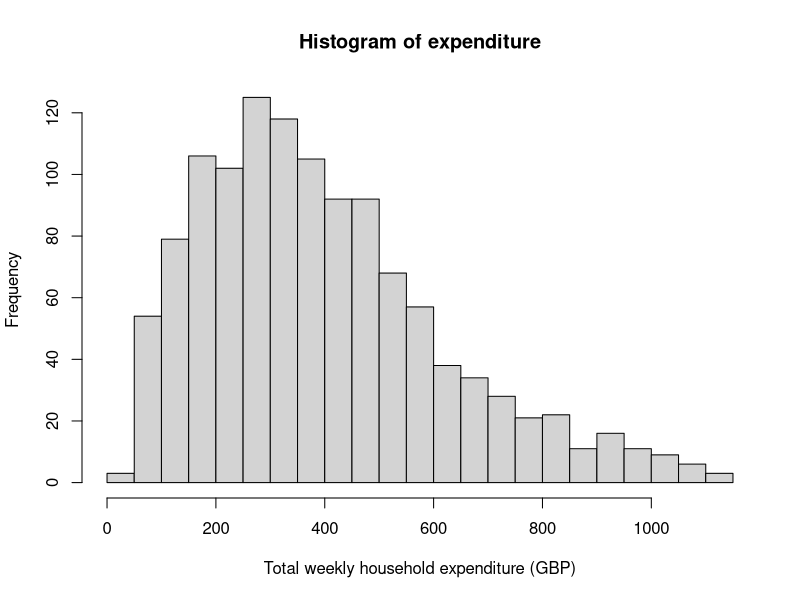
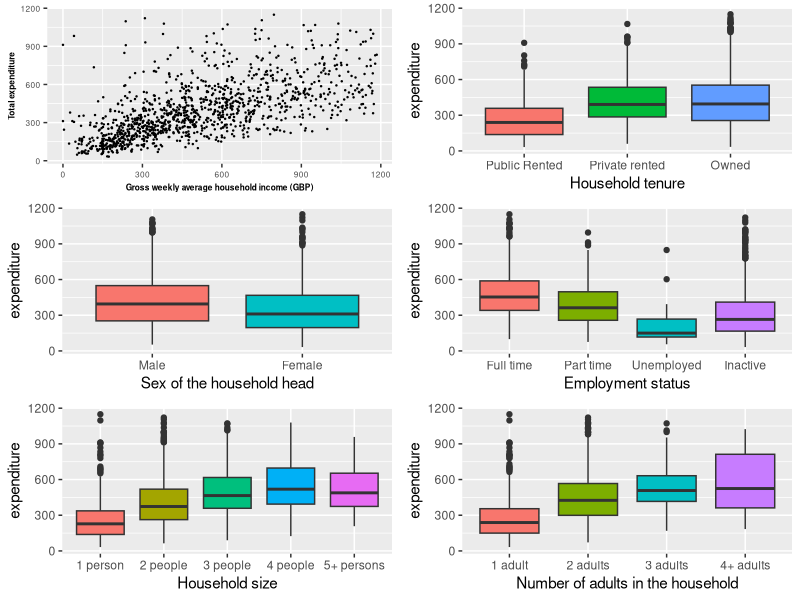
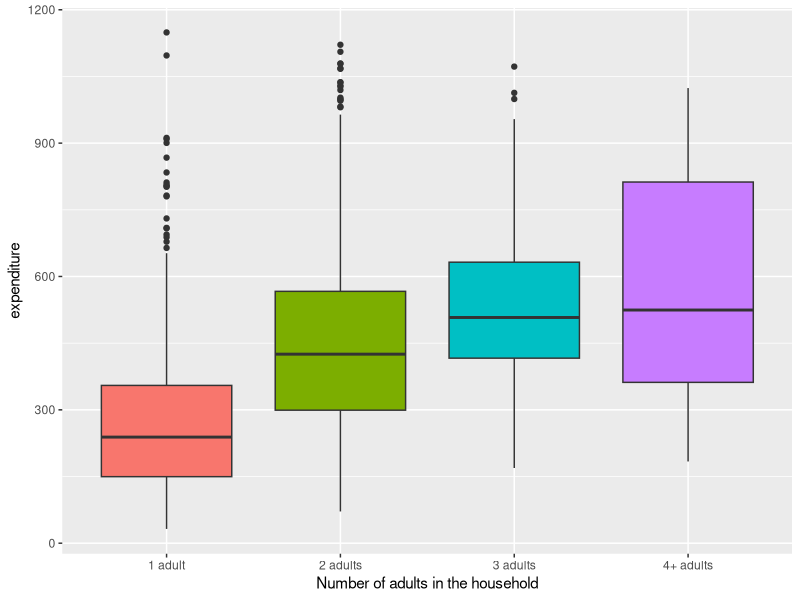
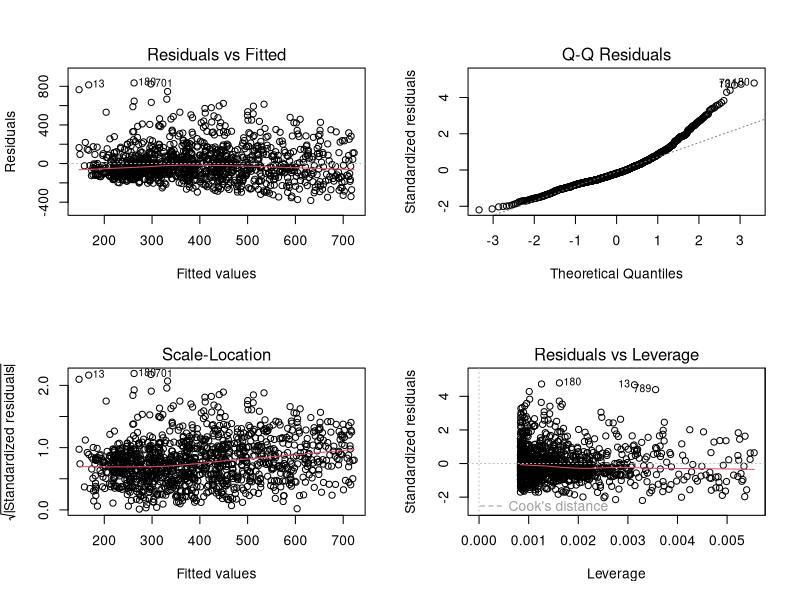
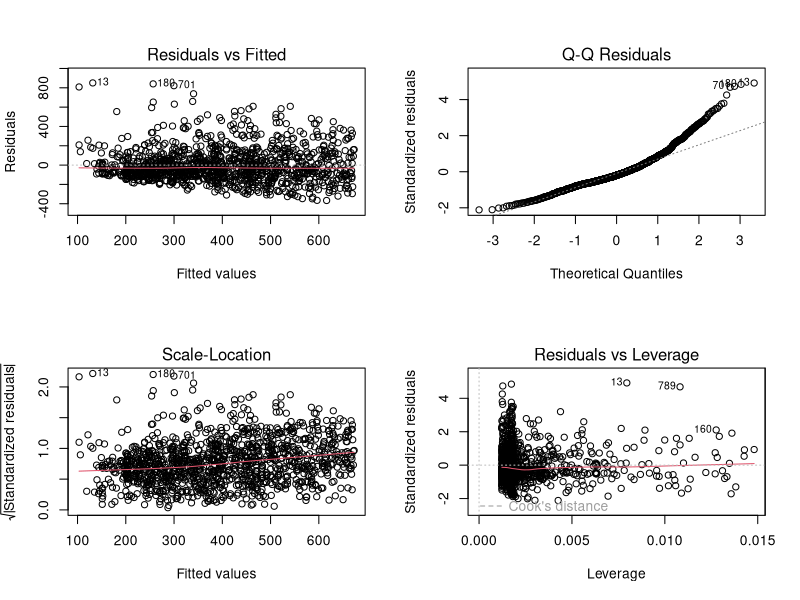
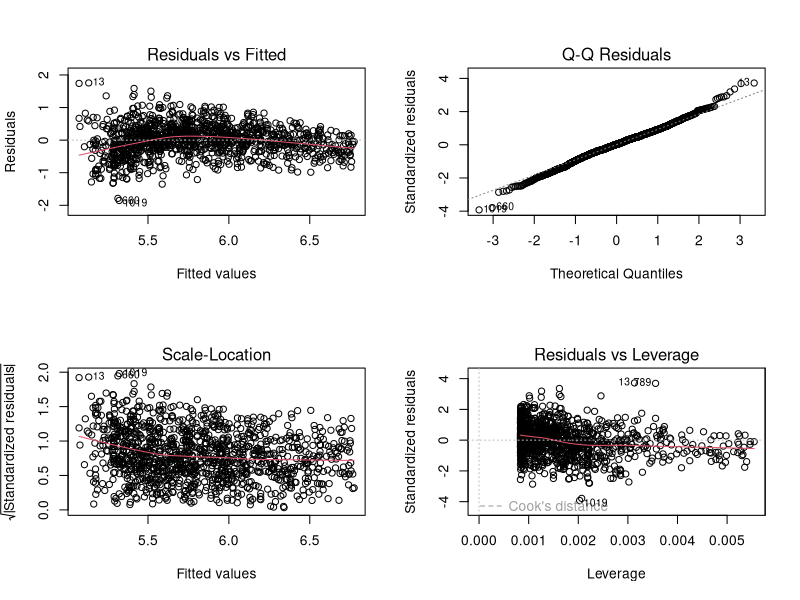
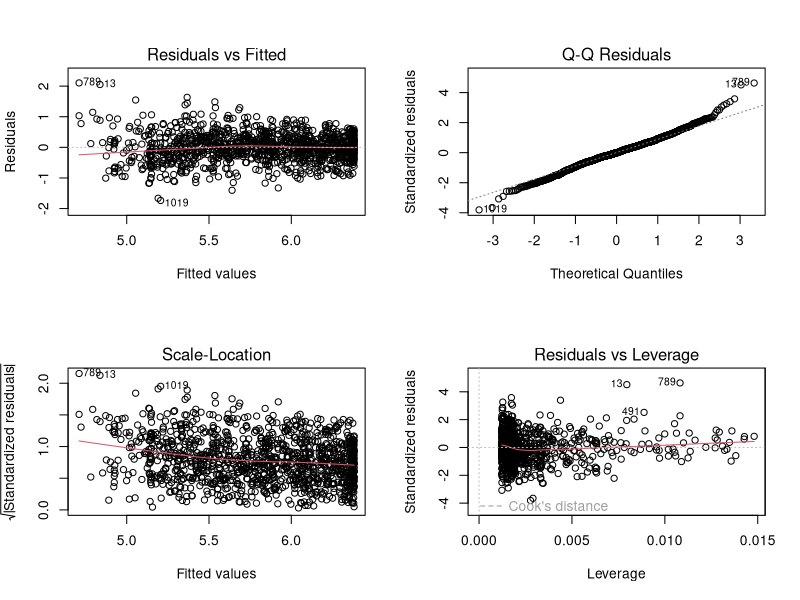
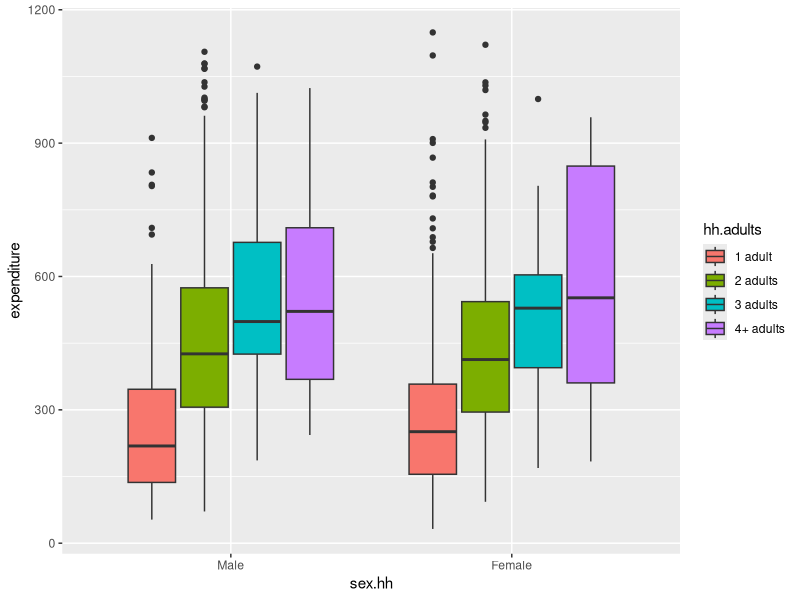

Generate these figures, in order, with R:
## ---- chunk 1
#Initial environment setup
setwd("~/Desktop/GLM/Coursework/GLM-CW")
expend.df <- read.table("expenditure.txt")
library(tidyverse)
library(kableExtra)
library(gridExtra)
library(broom)
library(MASS)
## ---- chunk 2
#Data cleaning

#coding variables as factors
expend.df$house.ten <- factor(expend.df$house.ten,levels=c(1:3),labels=c("Public Rented","Private rented","Owned"))
expend.df$sex.hh <- factor(expend.df$sex.hh,levels=c(1,2),labels=c("Male","Female"))
expend.df$lab.force <- factor(expend.df$lab.force,levels=c(1:4),labels=c("Full time", "Part time","Unemployed","Inactive"))
expend.df$hh.size <- factor(expend.df$hh.size,levels=c(1:5),labels = c("1 person","2 people","3 people","4 people","5+ persons"))
expend.df$hh.adults <- factor(expend.df$hh.adults,levels = c(1:4), labels = c("1 adult","2 adults","3 adults","4+ adults"))

## ---- chunk 3
#Histogram to examine the expenditure
hist(expend.df$expenditure,breaks = 20,
     xlab = "Total weekly household expenditure (GBP)",
     main = "Histogram of expenditure")

#Creating the 
#scatter plot to look at relationship between income and expenditure
p1<-ggplot(data=expend.df,aes(x=income,y=expenditure))+
  geom_point(size=0.2)+
  xlab("Gross weekly average household income (GBP)")+
  ylab("Total expenditure")+
  theme(axis.text=element_text(size=6),
        axis.title=element_text(size=6,face="bold"))

#boxplots
p2<-ggplot(data=expend.df,aes(y=expenditure,x=house.ten,fill=house.ten))+
  geom_boxplot()+
  xlab("Household tenure")+
  guides(fill=F)

#scale_fill_discrete(name="Household\ntenure")

p3<-ggplot(data=expend.df,aes(y=expenditure,x=sex.hh,fill=sex.hh))+
  geom_boxplot()+
  xlab("Sex of the household head")+
  guides(fill=F)
  
p4<-ggplot(data=expend.df,aes(y=expenditure,x=lab.force,fill=lab.force))+
  geom_boxplot()+
  xlab("Employment status")+
  guides(fill=F)

p5<-ggplot(data=expend.df,aes(y=expenditure,x=hh.size,fill=hh.size))+
  geom_boxplot()+
  xlab("Household size")+
  guides(fill=F)

p6<-ggplot(data=expend.df,aes(y=expenditure,x=hh.adults,fill=hh.adults))+
  geom_boxplot()+
  xlab("Number of adults in the household")+
  guides(fill=F)

grid.arrange(p1,p2,p3,p4,p5,p6,ncol=2,nrow=3)
## ---- chunk 4
p6
## ---- chunk 5
#Question 2
lm.income<-lm(expenditure~income,data = expend.df)
#summary(lm.income)
as.data.frame(tidy(lm.income)[,1:3])%>%
  kable(escape = F)%>%
  kable_styling(font_size = 15)
par(mfrow=c(2,2))
plot(lm.income)
# #as expected the normal QQ plot shows 'bad fit'

# #try gamma as good for postively skewed continous data
# gamma.income <-glm(expenditure~income,data=expend.df,family="Gamma")
# summary(gamma.income)
# plot(gamma.income)
# #bad fit (explain)
# 
# #out of all models log linear is the most appropriate
## ---- chunk 6
#Question 3
lm.income.sqd <- lm(expenditure~income+I(income^2),data = expend.df)
tidy(lm.income.sqd)[,1:3]%>%
  kable(escape = F)%>%
  kable_styling(font_size = 15)
par(mfrow=c(2,2))
plot(lm.income.sqd)

# lm.log.income.sqd <- lm(log(expenditure)~income+I(income^2),data = expend.df)
# summary(lm.log.income.sqd)
# plot(lm.log.income.sqd)
# 
# gamma.income.sqd <-glm(expenditure~income+I(income^2),data=expend.df,family="Gamma")
# summary(gamma.income.sqd)
# plot(gamma.income.sqd)
## ---- chunk 7
#Question 4
lm.log.income<-lm(log(expenditure)~income,data = expend.df)
tidy(lm.log.income)[,1:3]%>%
  kable(escape = F)%>%
  kable_styling(font_size = 15)
par(mfrow=c(2,2))
plot(lm.log.income)
# #QQ plot much better but not sure about the residual vs fitted if the variance decreases as fitted value increases
## ---- chunk 8
lm.log.income.sqd <- lm(log(expenditure)~income+I(income^2),data = expend.df)
tidy(lm.log.income.sqd)[,1:3]%>%
  kable(escape = F)%>%
  kable_styling(font_size = 15)
par(mfrow=c(2,2))
plot(lm.log.income.sqd)
## ---- chunk 9
#Comparing AIC
AIC(lm.income)
AIC(lm.income.sqd)
AIC(lm.log.income)
AIC(lm.log.income.sqd)
#Comparing R squared
glance(lm.income)$r.squared
glance(lm.income.sqd)$r.squared
glance(lm.log.income)$r.squared
glance(lm.log.income.sqd)$r.squared
#Comparing adjusted R squared
glance(lm.income)$adj.r.squared
glance(lm.income.sqd)$adj.r.squared
glance(lm.log.income)$adj.r.squared
glance(lm.log.income.sqd)$adj.r.squared
## ---- chunk 10
tidy(lm.log.income)
tidy(lm.log.income.sqd)
## ---- chunk 11
#Investigating possible interactions
ggplot(data=expend.df,aes(x=sex.hh,fill=hh.adults,y=expenditure))+geom_boxplot()
## ---- chunk 12
#Creating model with all possible 2 way interactions (not a good idea but just for interest :P)
lm.log.full<-lm(log(expenditure)~income+I(income^2)+income*sex.hh+income*hh.adults+income*house.ten+income*lab.force+income*hh.size+sex.hh*hh.adults+sex.hh*house.ten+sex.hh*lab.force+sex.hh*hh.size+hh.adults*house.ten+hh.adults*lab.force+hh.adults*hh.size+house.ten*lab.force+house.ten*hh.size+lab.force*hh.size,data=expend.df)
summary(lm.log.full)

step.method<- step(lm.log.full,trace=F)
summary(step.method)

## ---- chunk 13
#Using AIC as the model fitting criteria (step function)
#Note that we are allowed to use interactions!
lm.log.full<-lm(log(expenditure)~income+I(income^2)+income*sex.hh+income*hh.adults+income*house.ten+lab.force+hh.size,data=expend.df)
summary(lm.log.full)
step.method<- step(lm.log.full,trace=F)
summary(step.method)
AIC(step.method)
plot(step.method)
## ---- chunk 14
#interaction between sex and income
interaction.continous <-function(var){
  ggplot(data=expend.df,aes(x=income,y=expenditure,colour=.data[[var]]))+
    geom_point()
}


int1<-interaction.continous("house.ten")
int2<-interaction.continous("sex.hh")
int3<-interaction.continous("lab.force")
int4<-interaction.continous("hh.size")
int5<-interaction.continous("hh.adults")

grid.arrange(int1,int2,int3,int4,int5,ncol=2,nrow=3)
int1
int2
int3
int4
int5
## ---- chunk 15
lm.log.full<-lm(log(expenditure)~income+I(income^2)+income*sex.hh+income*hh.adults+income*house.ten+lab.force*income+hh.size*income,data=expend.df)
summary(lm.log.full)
step.method<- step(lm.log.full,trace=F)
summary(step.method)
AIC(step.method)
plot(step.method)

par(mfrow=c(1,2))
hist(sqrt(expend.df$expenditure),breaks = 20)
hist(log(expend.df$expenditure),breaks = 20)

lm.sqrt<-lm(sqrt(expenditure)~income+I(income^2),data = expend.df)
plot(lm.sqrt)
## ---- chunk 16
lm.log.full.no.int<-lm(log(expenditure)~income+I(income^2)+sex.hh+hh.adults+house.ten+lab.force+hh.size,data=expend.df)
summary(lm.log.full.no.int)
step.method<- step(lm.log.full.no.int,trace=F)

plot(lm.log.full.no.int)
## ---- chunk 17
#adding these into the model 1 by 1
new.lm.add.sex<-update(lm.log.full.no.int, .~.+income*sex.hh)
anova(lm.log.full.no.int,new.lm.add.sex)
summary(new.lm.add.sex)

AIC(lm.log.full.no.int)
AIC(new.lm.add.sex)

glance(lm.log.full.no.int)$adj.r.squared
glance(new.lm.add.sex)$adj.r.squared
#Not really much difference and note that interaction is not significant

new.lm.add.adults<-update(lm.log.full.no.int, .~.+income*hh.adults)
anova(lm.log.full.no.int,new.lm.add.adults)
summary(new.lm.add.adults)

AIC(lm.log.full.no.int)
AIC(new.lm.add.adults)

glance(lm.log.full.no.int)$adj.r.squared
glance(new.lm.add.adults)$adj.r.squared


new.lm.add.ten<-update(lm.log.full.no.int, .~.+income*house.ten)
anova(lm.log.full.no.int,new.lm.add.ten)
summary(new.lm.add.ten)

AIC(lm.log.full.no.int)
AIC(new.lm.add.ten)

glance(lm.log.full.no.int)$adj.r.squared
glance(new.lm.add.ten)$adj.r.squared


AIC(lm.log.full)
AIC(lm.log.full.no.int)
glance(lm.log.full.no.int)$adj.r.squared
glance(lm.log.full)$adj.r.squared
## ---- chunk 18
# Attempting Box-Cox transformation to check whether distribution is better
estim_BoxCox <- boxcox(expenditure ~ income+sex.hh+hh.adults+house.ten+lab.force+hh.size+income:hh.adults+income:house.ten+income:lab.force,data =expend.df)
# Find optimal lambda
lambda <- estim_BoxCox$x[ which.max( estim_BoxCox$y ) ]
